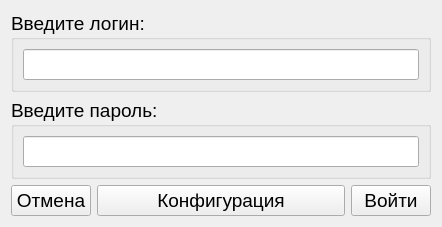
<?xml version="1.0" encoding="UTF-8"?>
<ui version="4.0">
 <class>LoginForm</class>
 <widget class="QWidget" name="LoginForm">
  <property name="geometry">
   <rect>
    <x>0</x>
    <y>0</y>
    <width>392</width>
    <height>149</height>
   </rect>
  </property>
  <property name="font">
   <font>
    <pointsize>14</pointsize>
   </font>
  </property>
  <property name="windowTitle">
   <string>Вход в систему</string>
  </property>
  <layout class="QGridLayout" name="gridLayout_2">
   <item row="1" column="0" colspan="3">
    <widget class="QGroupBox" name="groupBox_2">
     <property name="title">
      <string>Введите пароль:</string>
     </property>
     <layout class="QGridLayout" name="gridLayout">
      <item row="0" column="0">
       <widget class="QLineEdit" name="passEdit">
        <property name="minimumSize">
         <size>
          <width>200</width>
          <height>0</height>
         </size>
        </property>
        <property name="echoMode">
         <enum>QLineEdit::Password</enum>
        </property>
       </widget>
      </item>
     </layout>
    </widget>
   </item>
   <item row="0" column="0" colspan="3">
    <widget class="QGroupBox" name="groupBox">
     <property name="title">
      <string>Введите логин:</string>
     </property>
     <layout class="QGridLayout" name="gridLayout_3">
      <item row="0" column="0">
       <widget class="QLineEdit" name="loginEdit">
        <property name="minimumSize">
         <size>
          <width>200</width>
          <height>0</height>
         </size>
        </property>
       </widget>
      </item>
     </layout>
    </widget>
   </item>
   <item row="2" column="0">
    <widget class="QPushButton" name="cancelButton">
     <property name="text">
      <string>Отмена</string>
     </property>
    </widget>
   </item>
   <item row="2" column="1">
    <widget class="QPushButton" name="configButton">
     <property name="minimumSize">
      <size>
       <width>248</width>
       <height>0</height>
      </size>
     </property>
     <property name="text">
      <string>Конфигурация</string>
     </property>
    </widget>
   </item>
   <item row="2" column="2">
    <widget class="QPushButton" name="enterButton">
     <property name="text">
      <string>Войти</string>
     </property>
    </widget>
   </item>
  </layout>
 </widget>
 <tabstops>
  <tabstop>loginEdit</tabstop>
  <tabstop>passEdit</tabstop>
  <tabstop>enterButton</tabstop>
  <tabstop>cancelButton</tabstop>
  <tabstop>configButton</tabstop>
 </tabstops>
 <resources/>
 <connections/>
</ui>
